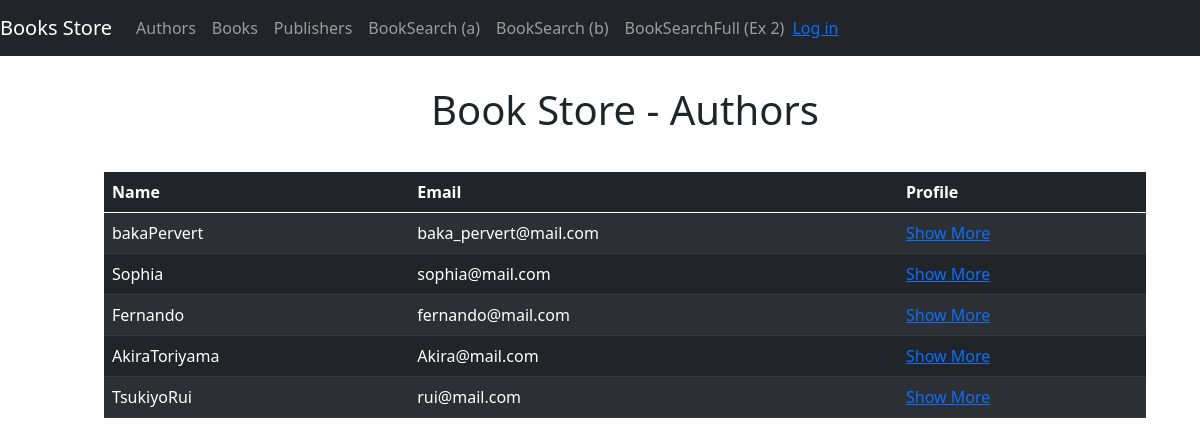
Screenshot of /authors/ with the database file from the repository.
### booksApp/models.py (models this page shows, shortened)
class Author(models.Model):
    name = models.CharField(max_length=70)
    email = models.EmailField()

### booksApp/views.py (the view)
# urls.py: path('authors/', views.authors, name='authors'),
def authors(request):
    tparams = {
        'title': 'Authors',
        'authors': Author.objects.all()
    }
    return render(request, 'Authors.html', tparams)

### templates/Authors.html
{% extends "layout.html" %}
{% block content %}
    <div class="container">
        <h1 style="text-align: center; padding-bottom: 30px; padding-top: 20px"> Book Store - Authors </h1>
        <table class="table table-dark table-striped">
            <thead>
            <tr>
                <th scope="col">Name</th>
                <th scope="col">Email</th>
                <th scope="col">Profile</th>
            </tr>
            </thead>
            <tbody>
            {% for author in authors %}
                <tr>
                    <td>{{ author.name }}</td>
                    <td>{{ author.email }}</td>
                    <td><a href="{{ request.path }}{{ author.id }}"> Show More </a></td>
                </tr>
            {% endfor %}
            </tbody>
        </table>
    </div>
{% endblock %}

### templates/layout.html (style rules this page uses)
body { padding: 50px 30px 50px 80px; }

### rows the page displays
Author: name "bakaPervert", email "baka_pervert@mail.com"
Author: name "Sophia", email "sophia@mail.com"
Author: name "Fernando", email "fernando@mail.com"
Author: name "AkiraToriyama", email "Akira@mail.com"
Author: name "TsukiyoRui", email "rui@mail.com"
